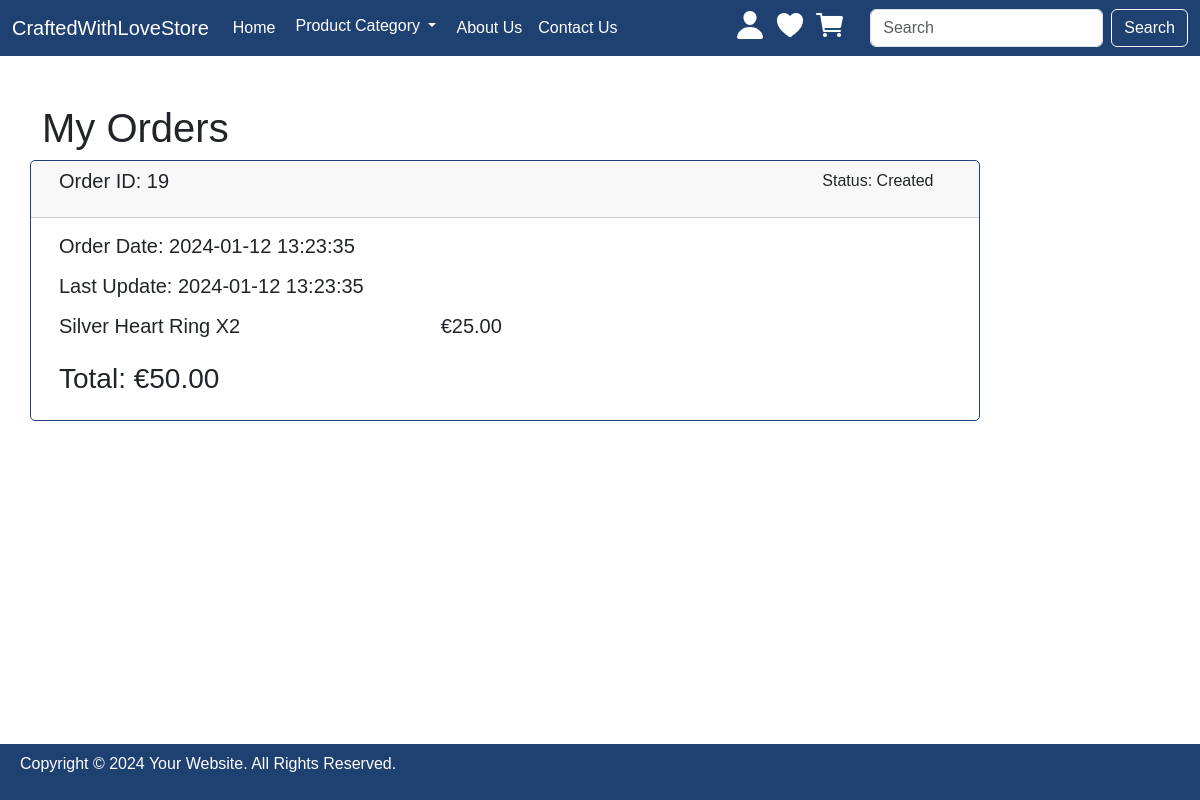
The page /orderdetails.php?id=19 (signed in) on the database its author committed.
### tables this page shows
CREATE TABLE `orders` (
  `id` int(11) NOT NULL,
  `userid` int(11) NOT NULL,
  `createddate` datetime NOT NULL,
  `updateddate` datetime NOT NULL,
  `addressid` int(11) NOT NULL,
  `statusid` int(11) NOT NULL
);

CREATE TABLE `order_product` (
  `id` int(11) NOT NULL,
  `productid` int(11) NOT NULL,
  `ordersid` int(11) NOT NULL,
  `qty` int(11) NOT NULL
);

CREATE TABLE `orderstatus` (
  `id` int(11) NOT NULL,
  `status` varchar(1024) NOT NULL
);

CREATE TABLE `product` (
  `id` int(11) NOT NULL,
  `name` varchar(100) NOT NULL,
  `title` varchar(100) NOT NULL,
  `description` varchar(200) NOT NULL,
  `categoryid` int(11) NOT NULL,
  `price` float NOT NULL,
  `stockQty` int(11) NOT NULL,
  `img` varchar(1024) NOT NULL
);

### includes/dbfunctions.php (called while the page is built, shortened)
<?php
function GetOrderbyID($con, $orderid)
{
    $sql = "SELECT o.*, s.status, p.*, op.* FROM orders o JOIN orderstatus s ON o.statusid = s.id JOIN order_product op ON o.id = op.ordersid JOIN product p ON p.id = op.productid WHERE o.id = '$orderid';";
    $stmt = mysqli_stmt_init($con);
    if(!mysqli_stmt_prepare($stmt, $sql)) {
        echo "Could not load User Orders";
        exit();
    }
    mysqli_stmt_execute($stmt);
    $result = mysqli_stmt_get_result($stmt);
    return $result;
}

### orderdetails.php (the view, shortened to what this page needs)
<?php
require_once 'includes/functions.php';
require_once 'includes/dbfunctions.php';
$orderProducts = GetOrderbyID($con, $_GET['id']);
$orderDetails = $orderProducts->fetch_assoc();
$total = 0;
require_once 'includes/header.php';
require_once 'includes/navbar.php';
?>
<div class="container mb-4">
    <div class="row mt-5">
        <h1>My Orders</h1>
        <div class="card col-10 mb-4">
            <div class="row card-header">
                <div class="col-10">
                    <h5>Order ID: <?php echo $orderDetails['ordersid'] ?></h5>
                </div>
                <div class="col-2">
                <p>Status: <?php echo $orderDetails['status'] ?></p>
                </div>
            </div>
            <div class="card-body">
                <div class="row">
                    <div class="col-10">
                        <h5 class="card-title">
                            <p>Order Date: <?php echo $orderDetails['createddate'] ?></p>
                            <p>Last Update: <?php echo $orderDetails['updateddate'] ?></p>
                            <?php foreach($orderProducts as $product) : ?>
                            <div class="row">
                                <div class="col">
                                    <p><?php echo $product['name'] . ' X'. $product['qty'] ?></p>
                                </div>
                                <div class="col">
                                    <p>
                                        &euro;<?php echo number_format($product['price'], 2) ?>
                                    </p>
                                </div>
                            </div>
                            <?php $total += ((int)$product['qty']) * ((float)$product['price']); ?>
                            <?php endforeach; ?>
                            <h3>Total: &euro;<?php echo number_format($total, 2) ?></h3>
                    </div>
                </div>
            </div>
        </div>
    </div>
</div>
<?php
        include 'includes/footer.php';
    ?>

### css/style.css (style rules this page uses)
body { font-family:Arial, Helvetica, sans-serif; }
h1, h2, h3, h4, h5, h6, p { font-family:Arial, Helvetica, sans-serif; }
.card { border-color:#1f4172; border-style: solid; border-radius: 5px; }

### rows shown on the page
orders: order_product.ordersid "19", statusid.status "Created", createddate "2024-01-12 13:23:35", updateddate "2024-01-12 13:23:35", product.name "Silver Heart Ring", order_product.qty "2", product.price "25.00"

### other values the page prints
$total "50.00"
